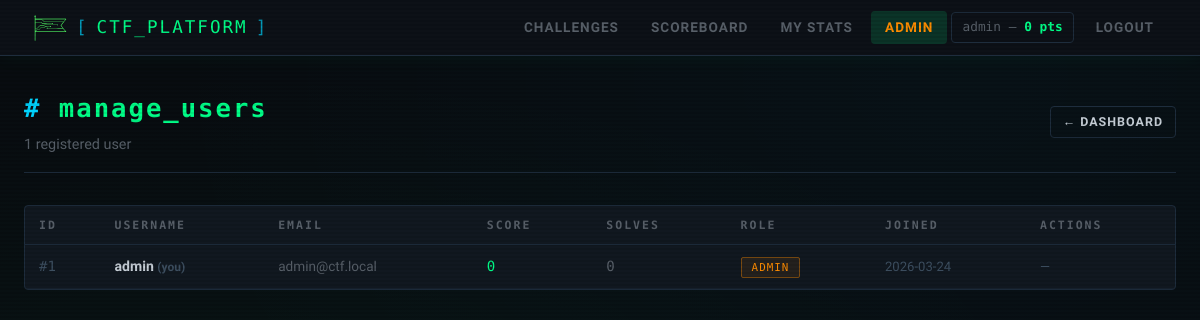
Page /admin/users (signed in) on the committed database.
### app/models.py (models this page shows, shortened)
class User(UserMixin, db.Model):
    __tablename__ = 'users'
    id = db.Column(db.Integer, primary_key=True)
    username = db.Column(db.String(64), unique=True, nullable=False, index=True)
    email = db.Column(db.String(120), unique=True, nullable=False, index=True)
    password_hash = db.Column(db.String(256), nullable=False)
    score = db.Column(db.Integer, default=0, nullable=False)
    is_admin = db.Column(db.Boolean, default=False, nullable=False)
    created_at = db.Column(db.DateTime, default=datetime.utcnow)
    solves = db.relationship('Solve', backref='user', lazy='dynamic', cascade='all, delete-orphan')
    flag_submissions = db.relationship(
        'FlagSubmission',
        backref='user',
        lazy='dynamic',
        cascade='all, delete-orphan'
    )

### app/admin/routes.py (the view)
@admin_bp.route('/users')
@login_required
@admin_required
def users():
    all_users = User.query.order_by(User.score.desc()).all()
    return render_template('admin_users.html', users=all_users)

### app/admin/routes.py (called while the page is built)
def admin_required(f):
    @wraps(f)
    def decorated(*args, **kwargs):
        if not current_user.is_authenticated or not current_user.is_admin:
            abort(403)
        return f(*args, **kwargs)
    return decorated

### app/models.py (called while the page is built)
@login_manager.user_loader
def load_user(user_id):
    return User.query.get(int(user_id))

### app/templates/admin/admin_users.html (shortened to what this page needs)
{% extends "base.html" %}
{% block content %}
<div class="container">
  <div class="page-header d-flex justify-between align-center">
    <div>
      <h1 class="page-title"><span class="prompt">#</span> manage_users</h1>
      <p class="page-subtitle">{{ users|length }} registered user{{ 's' if users|length != 1 }}</p>
    </div>
    <a href="{{ url_for('admin.dashboard') }}" class="btn btn-secondary btn-sm">← Dashboard</a>
  </div>
  <div class="card" style="padding:0; overflow:hidden;">
    <table class="admin-table">
      <thead>
        <tr>
          <th>ID</th>
          <th>Username</th>
          <th>Email</th>
          <th>Score</th>
          <th>Solves</th>
          <th>Role</th>
          <th>Joined</th>
          <th>Actions</th>
        </tr>
      </thead>
      <tbody>
        {% for user in users %}
        <tr>
          <td class="text-mono" style="color:var(--text-muted);">#{{ user.id }}</td>
          <td style="font-weight:600;">
            {{ user.username }}
            {% if user.id == current_user.id %}
              <span style="color:var(--text-muted); font-size:0.75rem;">(you)</span>
            {% endif %}
          </td>
          <td style="color:var(--text-dim); font-size:0.85rem;">{{ user.email }}</td>
          <td class="text-mono {% if user.score < 0 %}score-negative{% endif %}" style="color:{{ 'var(--red)' if user.score < 0 else 'var(--green)' }};">{{ user.score }}</td>
          <td class="text-mono" style="color:var(--text-dim);">{{ user.solves.count() }}</td>
          <td>
            {% if user.is_admin %}
              <span class="badge" style="color:var(--orange); border-color:rgba(255,140,0,0.4); background:rgba(255,140,0,0.08); font-size:0.68rem;">ADMIN</span>
            {% else %}
              <span class="badge" style="color:var(--text-dim); border-color:var(--border); font-size:0.68rem;">PLAYER</span>
            {% endif %}
          </td>
          <td style="color:var(--text-muted); font-size:0.82rem;">
            {{ user.created_at.strftime('%Y-%m-%d') }}
          </td>
          <td>
            {% if user.id != current_user.id %}
            <form method="POST" action="{{ url_for('admin.toggle_admin', user_id=user.id) }}" style="display:inline;">
              <input type="hidden" name="csrf_token" value="{{ csrf_token() }}">
              <button type="submit" class="btn btn-warning btn-sm"
                      data-confirm="Toggle admin status for {{ user.username }}?">
                {{ 'Revoke Admin' if user.is_admin else 'Make Admin' }}
              </button>
            </form>
            {% else %}
            <span style="color:var(--text-muted); font-size:0.8rem;">—</span>
            {% endif %}
          </td>
        </tr>
        {% endfor %}
      </tbody>
    </table>
  </div>
</div>
{% endblock %}

### app/templates/base.html (shortened to what this page needs)
<!DOCTYPE html>
<html lang="en">
<head>
  <link rel="stylesheet" href="{{ url_for('static', filename='css/main.css') }}">
</head>
<body>
{% if current_user.is_authenticated %}
<nav class="navbar">
  <a href="{{ url_for('challenges.list_challenges') }}" class="navbar-brand">
    <img src="{{ url_for('static', filename='logo_animated_dark.svg') }}" alt="CTF Logo" class="brand-logo" height="36px" style="height: 36 auto; vertical-align: middle;">
    <span class="brand-bracket">[</span>
    <span class="navbar-brand-text">CTF_PLATFORM</span>
    <span class="brand-bracket">]</span>
  </a>
  <div class="nav-links">
    <a href="{{ url_for('challenges.list_challenges') }}"
       class="nav-link {% if request.blueprint == 'challenges' %}active{% endif %}">Challenges</a>
    <a href="{{ url_for('scoreboard.scoreboard') }}"
       class="nav-link {% if request.blueprint == 'scoreboard' %}active{% endif %}">Scoreboard</a>
    <a href="{{ url_for('auth.stats') }}"
       class="nav-link {% if request.endpoint == 'auth.stats' %}active{% endif %}">My Stats</a>
    {% if current_user.is_admin %}
    <a href="{{ url_for('admin.dashboard') }}"
       class="nav-link admin-link {% if request.blueprint == 'admin' %}active{% endif %}">Admin</a>
    {% endif %}
    <span class="nav-user">
      {{ current_user.username }} &mdash;
      <span class="nav-score {% if current_user.score < 0 %}score-negative{% endif %}">
        {{ current_user.score }} pts
      </span>
    </span>
    <a href="{{ url_for('auth.logout') }}" class="nav-link">Logout</a>
  </div>
</nav>
{% endif %}
{% block content %}{% endblock %}
</body>
</html>

### app/static/css/main.css (style rules this page uses)
:root { --bg-deep: #080c10; --bg-panel: #0d1117; --bg-card: #111820; --bg-hover: #161e28; --border: #1e2d3d; --border-lit: #2a4060; --green: #00ff88; --green-dim: #00cc6a; --green-glow: rgba(0,255,136,0.15); --cyan: #00d4ff; --cyan-dim: #0099bb; --red: #ff4466; --yellow: #ffd700; --orange: #ff8c00; --purple: #9945ff; --text-main: #c9d1d9; --text-dim: #586069; --text-muted: #3d4f60; --font-mono: 'Share Tech Mono', monospace; --font-ui: 'Rajdhani', sans-serif; --radius: 4px; --transition: 0.2s ease; }
*, *::before, *::after { box-sizing: border-box; margin: 0; padding: 0; }
html { scroll-behavior: smooth; }
body { background: var(--bg-deep); color: var(--text-main); font-family: var(--font-ui); font-size: 16px; line-height: 1.6; min-height: 100vh; background-image: radial-gradient(ellipse at 20% 50%, rgba(0,255,136,0.03) 0%, transparent 60%), radial-gradient(ellipse at 80% 10%, rgba(0,212,255,0.03) 0%, transparent 60%); }
body::before { content: ''; position: fixed; inset: 0; background: repeating-linear-gradient( 0deg, transparent, transparent 2px, rgba(0,0,0,0.08) 2px, rgba(0,0,0,0.08) 4px ); pointer-events: none; z-index: 9999; }
.navbar { background: var(--bg-panel); border-bottom: 1px solid var(--border); padding: 0 2rem; height: 56px; display: flex; align-items: center; justify-content: space-between; position: sticky; top: 0; z-index: 100; box-shadow: 0 1px 20px rgba(0,255,136,0.05); }
.navbar-brand { font-family: var(--font-mono); font-size: 1.1rem; color: var(--green) !important; text-decoration: none; letter-spacing: 2px; display: flex; align-items: center; gap: 8px; }
.navbar-brand .brand-bracket { color: var(--cyan); opacity: 0.7; }
.nav-links { display: flex; align-items: center; gap: 4px; }
.nav-link { font-family: var(--font-ui); font-weight: 600; font-size: 0.85rem; letter-spacing: 1px; text-transform: uppercase; color: var(--text-dim) !important; text-decoration: none; padding: 6px 14px; border-radius: var(--radius); transition: var(--transition); }
.nav-link:hover, .nav-link.active { color: var(--green) !important; background: var(--green-glow); }
.nav-link.admin-link { color: var(--orange) !important; }
.nav-user { font-family: var(--font-mono); font-size: 0.8rem; color: var(--text-dim); padding: 4px 10px; border: 1px solid var(--border); border-radius: var(--radius); margin-right: 4px; }
.nav-score { color: var(--green); font-weight: bold; }
.container { max-width: 1200px; margin: 0 auto; padding: 2rem 1.5rem; }
.page-header { margin-bottom: 2rem; padding-bottom: 1rem; border-bottom: 1px solid var(--border); }
.page-title { font-family: var(--font-mono); font-size: 1.6rem; color: var(--green); letter-spacing: 2px; }
.page-title .prompt { color: var(--cyan); }
.page-subtitle { color: var(--text-dim); font-size: 0.9rem; margin-top: 4px; }
.card { background: var(--bg-card); border: 1px solid var(--border); border-radius: var(--radius); padding: 1.5rem; transition: var(--transition); }
.badge { font-family: var(--font-mono); font-size: 0.75rem; letter-spacing: 1px; padding: 3px 10px; border-radius: 2px; border: 1px solid; }
.btn { font-family: var(--font-ui); font-weight: 600; font-size: 0.85rem; letter-spacing: 1px; text-transform: uppercase; padding: 10px 20px; border: 1px solid; border-radius: var(--radius); cursor: pointer; text-decoration: none; display: inline-flex; align-items: center; gap: 6px; transition: var(--transition); }
.btn-secondary { color: var(--text-main); background: transparent; border-color: var(--border); }
.btn-sm { padding: 5px 12px; font-size: 0.78rem; }
.admin-table { width: 100%; border-collapse: collapse; }
.admin-table th { font-family: var(--font-mono); font-size: 0.72rem; letter-spacing: 2px; text-transform: uppercase; color: var(--text-dim); padding: 10px 14px; text-align: left; border-bottom: 1px solid var(--border); }
.admin-table td { padding: 10px 14px; border-bottom: 1px solid rgba(30,45,61,0.5); font-size: 0.88rem; vertical-align: middle; }
.text-mono { font-family: var(--font-mono); }
.d-flex { display: flex; }
.align-center { align-items: center; }
.justify-between { justify-content: space-between; }

### rows in the picture
User: username "admin", score "0", id "1", shows "(you)", email "admin@ctf.local", solves.count "0", is_admin "ADMIN", created_at "2026-03-24"

### other values in the picture
{{ users|length }} "1"
